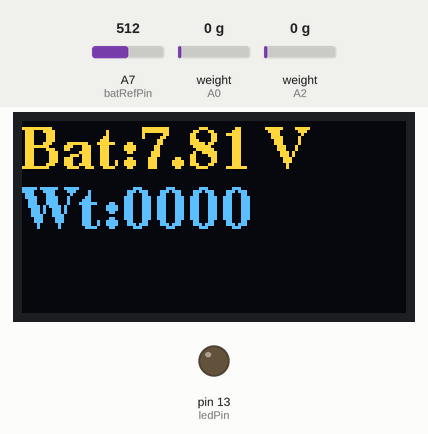
Bench run of a sketch on a simulated Arduino Nano, built with avr-gcc and run on an emulated ATmega328P. On the bench: 128×64 one-colour display, output pins drawn as LEDs (lit = HIGH). Inputs (shaded band) come from the test bench; at power-on: A7 (batRefPin) = 512, weight on the scale (sensors on A0, A2) 0 g. The OLED is the two-colour kind (top 16 rows yellow).

Above: at 16.9 s.
17.0 s: A7 (batRefPin) set to 649
At 17.8 s:
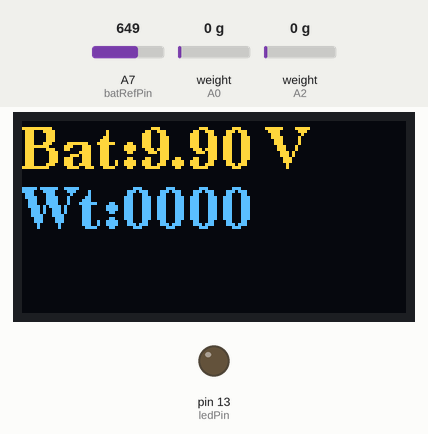
20.0 s: A7 (batRefPin) set to 673
At 22.3 s:
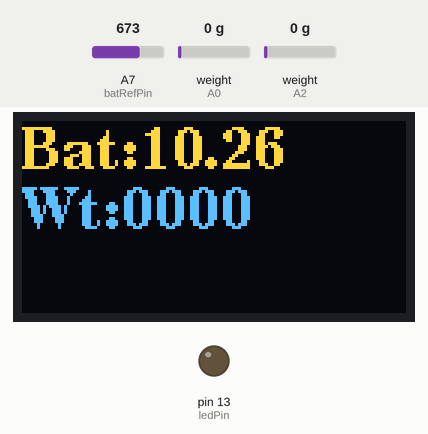
23.0 s: weight on the scale (sensor on A0) set to 100 g
At 24.8 s:
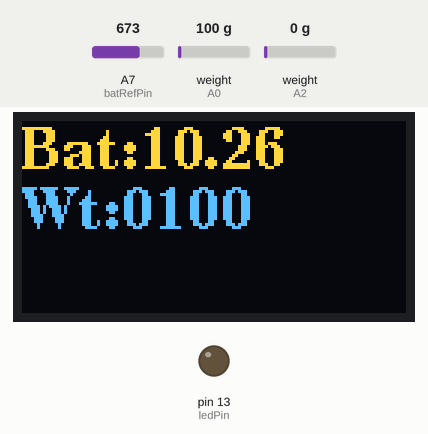
25.1 s: weight on the scale (sensor on A2) set to 100 g
At 27.0 s:
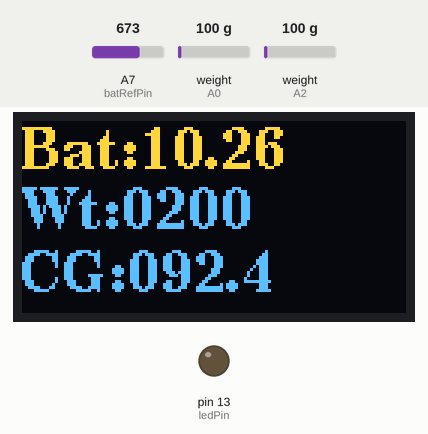
Timing chart, 0 to 28.8 s (numbered marks = the images above; inputs shaded):
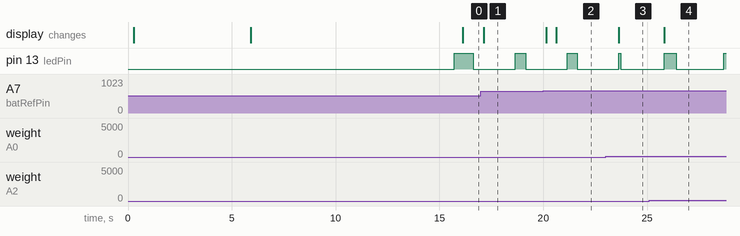

Measured:
- the behaviour switches between 655 and 656 on A7 (batRefPin) (found by bisection; images 1 and 2)
- after the input at 17.0 s, the display: changes after 0.13 s (image 1)
- after the input at 20.0 s, the display: first changes after 0.14 s (image 2 shows a later state)
- after the input at 23.0 s, the display: changes after 0.63 s (image 3)
- after the input at 25.1 s, the display: changes after 0.72 s (image 4)

The sketch:

CG_scale_i2C_Oled_V2_u8g2.ino
```cpp
/*************************************************************************************************
 *  CG scale for F3F & F3B models
 *  Original concept by Olav Kallhovd 2016-2017.
 *  Breakout with a unique Arduino pro and OLED sreen by Alain Désandré,junuary 2018.
 *  CG Scale main components:
 *    1 pc load sensor front YZC-133 2kg
 *    1 pc load sensor rear YZC-133 3kg
 *    2 pc HX711 ADC, one for each load sensor (128bit resolution)
 *    1 pc Arduino Pro for the scale and the display
 *    1 pc Oled 0.96" ssd1306 or 16*2 HD44780 LCD (see CG_scale_1602_I2C), both using I2C
 *    3D printed parts
 *    Max model weight with sensors above: 4 to 4,5kg depending on CG location
 *
 *  Libraries used
 *    - HX711_ADC from Olav Kallhovd Github
 *    - u8g2
 *
 *  alain.desandre@wanadoo.fr
 *      - V1.0 - 14/01/2018 - Initial version
 *      - V2.0 - 21/08/2026 - Replacing the Adafruit libraries for managing the SSD1306 with the lighter u8g2 library.
 */

/*--- Used to send debug on the serial monitor              ---*/
//#define CG_SCALE_DEBUG

/*--- Delay for the Welcome Display                         ---*/
#define CG_SCALE_DELAY_WELCOME 3000

/*--- Delay for stabilize                                   ---*/
#define CG_SCALE_DELAY_STABILIZE 5000

/*---- Various                                               ---*/
#define TRUE 1
#define FALSE 0

/*--- Includes declaration                                  ---*/
// Librairie Arduino de base
#include <Arduino.h>

//https://github.com/olkal/HX711_ADC can be installed from the library manager
//Number of samples and some filtering settings can be adjusted in the HX711_ADC.h library file
//The best RATE setting is usually 10SPS, see HX711 data sheet (HX711 pin 15, can usually be set by a solder jumper on the HX711 module)
//RATE 80SPS will also work fine, but conversions will be more noisy, so consider increasing number of samples in HX711_ADC.h
#include <HX711_ADC.h>

// Adafruit_SSD1306 library. This library works with the Adafruit_GFX librarie.
// This library can be installed from the library manager
//#include <Adafruit_GFX.h>
//#include <Adafruit_SSD1306.h>
#include <U8g2lib.h>

// I2C Library.This library is installed by default by the arduino developpement environnement.
#include <Wire.h>

/*--- Global variable declaration                             ---*/
//HX711 constructor (dout pin, sck pint):
HX711_ADC LoadCell_1(A2, A3); //HX711 pins front sensor (DOUT, PD_SCK)
HX711_ADC LoadCell_2(A0, A1); //HX711 pins rear sensor (DOUT, PD_SCK)

/*--- Change this hex table if you want your logo on the splash display ---*/
const unsigned char LogoAneg [] PROGMEM = {
  0x00,0x00,0x00,0x00,0x00,0x00,0x00,0x00,0x00,0x00,0x00,0x00,0x00,0x00,0x00,0x00,
  0x00,0x00,0x00,0x00,0x00,0x00,0x00,0x00,0x00,0x00,0x00,0x00,0x00,0x00,0x00,0x00,
  0x00,0x00,0x00,0x00,0x00,0x00,0x00,0x00,0x00,0x00,0x00,0x00,0x00,0x00,0x00,0x00,
  0x00,0x00,0x00,0x00,0x00,0x00,0x00,0x00,0x00,0x00,0x00,0x00,0x00,0x00,0x00,0x00,
  0x00,0x00,0x00,0x00,0x00,0x00,0x00,0xF0,0x00,0x00,0x00,0x00,0x00,0x00,0x00,0x00,
  0x00,0x00,0x00,0x00,0x00,0x00,0x00,0x78,0x00,0x00,0x00,0x00,0x00,0x00,0x00,0x00,
  0x00,0x00,0x00,0x00,0x00,0x00,0x00,0x38,0x00,0x00,0x00,0x00,0x00,0x00,0x00,0x00,
  0x00,0x00,0x00,0x00,0x00,0x00,0x00,0x3C,0x00,0x00,0x00,0x00,0x00,0x00,0x00,0x00,
  0x00,0x00,0x00,0x00,0x00,0x00,0x00,0x1C,0x00,0x00,0x00,0x00,0x00,0x00,0x00,0x00,
  0x00,0x00,0x00,0x00,0x00,0x00,0x00,0x1E,0x00,0x00,0x00,0x00,0x00,0x00,0x00,0x00,
  0x00,0x00,0x00,0x00,0x00,0x00,0x00,0x0F,0x1F,0x00,0x00,0x00,0x00,0x00,0x00,0x00,
  0x00,0x00,0x00,0x00,0x00,0x00,0x00,0xC7,0x0F,0x0C,0x00,0x00,0x00,0x00,0x00,0x00,
  0x00,0x00,0x00,0x00,0x00,0x00,0x80,0xE3,0x01,0x1F,0x03,0x00,0x00,0x00,0x00,0x00,
  0x00,0x00,0x00,0x00,0x00,0x00,0x80,0xF3,0xC0,0x87,0x1F,0x00,0x00,0x00,0x00,0x00,
  0x00,0x00,0x00,0x00,0x00,0x00,0xCC,0x39,0xE0,0xC1,0x3F,0x00,0x00,0x00,0x00,0x00,
  0x00,0x00,0x00,0x00,0x00,0x00,0xE6,0x1D,0xF8,0xE2,0x1F,0x00,0x00,0x00,0x00,0x00,
  0x00,0x00,0x00,0x00,0x00,0x80,0xE3,0x0D,0x7C,0xF0,0x07,0x01,0x00,0x00,0x00,0x00,
  0x00,0x00,0x00,0x00,0x00,0xE0,0xF1,0x01,0x3F,0xF8,0x8F,0x07,0x00,0x00,0x00,0x00,
  0x00,0x00,0x00,0x00,0x00,0xF0,0x71,0x80,0x1F,0xFC,0xC2,0x0F,0x00,0x00,0x00,0x00,
  0x00,0x00,0x00,0x00,0xF8,0xF9,0x78,0xE0,0x07,0xFE,0xE1,0x3D,0xFF,0xFF,0x7F,0x00,
  0x00,0x00,0x00,0x00,0xF8,0xFD,0x7C,0xF0,0x27,0xDF,0x70,0x3F,0xFF,0xFF,0x7F,0x00,
  0x00,0x00,0x00,0x00,0x18,0x7C,0x3C,0xFC,0x82,0x7F,0xF8,0x7F,0x00,0x00,0x60,0x00,
  0x00,0x00,0x00,0x00,0x18,0x18,0x1E,0xBE,0xC1,0x3B,0xFC,0x3F,0x00,0x00,0x60,0x00,
  0x00,0x00,0x00,0x00,0x18,0x30,0x8F,0xFF,0xC0,0x1F,0xFE,0x17,0x00,0x00,0x20,0x00,
  0x00,0x00,0x00,0x00,0x18,0x00,0xCF,0x2F,0xF0,0x0E,0xBF,0x0D,0x00,0x00,0x60,0x00,
  0x00,0xE0,0x01,0x00,0x18,0x80,0x47,0x01,0xF0,0x87,0xFF,0x87,0x00,0x00,0x60,0x00,
  0x00,0xF0,0x00,0x00,0x18,0xC0,0x03,0x00,0xE0,0xC3,0xFF,0x41,0x00,0x00,0x60,0x00,
  0x00,0x78,0x00,0x00,0x18,0xE0,0xFF,0xFF,0xC7,0xE1,0x6F,0x60,0x00,0x00,0x60,0x0C,
  0x00,0x3C,0x00,0x00,0x98,0xFF,0xFD,0xFF,0xCF,0xF8,0x1F,0x38,0x00,0x00,0x20,0x0C,
  0x00,0x1E,0x00,0x00,0xBE,0xFF,0xEF,0xFF,0x07,0xFC,0x02,0x3C,0x00,0x00,0x60,0x0C,
  0x00,0xFF,0x01,0xFF,0xEF,0xDD,0xFF,0xFF,0x01,0x00,0x00,0x1F,0x00,0x00,0x60,0x0C,
  0xC0,0xBF,0xFF,0xFF,0xFF,0xFF,0x7E,0x3B,0x00,0x00,0xE0,0x0F,0x00,0x00,0x60,0x0C,
  0xE0,0xF1,0xFF,0xFF,0xFD,0x7F,0x00,0x00,0x40,0xAA,0xFE,0x0F,0x00,0x00,0x60,0x04,
  0x70,0xE0,0xED,0x06,0x18,0x3A,0x00,0x80,0x20,0xFC,0xFF,0x03,0x00,0x00,0x20,0x0C,
  0x38,0x80,0x0F,0x00,0x18,0x1F,0x80,0x08,0x11,0xF1,0x7F,0x01,0x00,0x00,0x60,0x0C,
  0x0C,0x00,0x00,0x00,0x98,0x0E,0x00,0x11,0x92,0x40,0x17,0x00,0x00,0x00,0x60,0x0C,
  0x00,0x00,0x00,0x00,0xD8,0x07,0x00,0x22,0x4A,0x00,0x00,0x00,0x00,0x00,0x60,0x0C,
  0x00,0x00,0x00,0x00,0xC8,0x03,0x00,0x44,0x24,0x00,0x00,0x00,0x00,0x00,0x60,0x0C,
  0x00,0x00,0x00,0x00,0xF0,0x01,0x00,0x88,0x14,0x00,0x00,0x00,0x00,0x00,0x20,0x04,
  0x00,0x00,0x00,0x00,0xF0,0x00,0x00,0x10,0x00,0x00,0x00,0x00,0x00,0x00,0x60,0x0C,
  0x00,0x00,0x00,0x00,0x78,0x00,0x00,0x00,0x00,0x00,0x00,0x00,0x00,0x00,0x60,0x0C,
  0x00,0x00,0x00,0x00,0x3C,0x00,0x00,0xE0,0x3F,0xF8,0x3F,0xF8,0x0F,0xFF,0x6F,0x0C,
  0x00,0x00,0x00,0x00,0x1E,0x00,0x00,0xF0,0xFF,0xFC,0x7F,0xFC,0x9F,0xFE,0x6F,0x0C,
  0x00,0x00,0x00,0x00,0x0F,0x00,0x00,0xA0,0xFA,0xF9,0x7E,0xBE,0x9F,0xCF,0x65,0x0C,
  0x00,0x00,0x00,0x80,0x07,0x00,0x00,0x80,0xFC,0xB8,0x7E,0x6E,0x5E,0xCF,0x67,0x04,
  0x00,0x00,0x00,0xC0,0x1B,0x00,0x00,0xE0,0xFF,0xFC,0xF8,0xFE,0x9F,0xFF,0x67,0x0C,
  0x00,0x00,0x00,0xE0,0x19,0x00,0x00,0xF0,0xDB,0xF8,0x5C,0xBE,0x14,0x7E,0x61,0x0C,
  0x00,0x00,0x00,0xF0,0x18,0x00,0x00,0xF0,0xF9,0x79,0xF8,0x7C,0x15,0x4F,0x61,0x0C,
  0x00,0x00,0x00,0x78,0x18,0x00,0x00,0x70,0xFF,0xFD,0x7C,0xEE,0x9F,0xFF,0x67,0x0C,
  0x00,0x00,0x00,0x5C,0x08,0x00,0x00,0xC0,0xEF,0xB8,0xF8,0x78,0x35,0xFE,0x6F,0x04,
  0x00,0x00,0x00,0x3E,0x18,0x00,0x00,0x00,0x01,0x01,0x00,0xC0,0xBF,0xA7,0x67,0x0C,
  0x00,0x00,0x00,0x07,0x18,0x00,0x00,0x00,0x00,0x00,0x00,0xF8,0x8F,0xAF,0x6F,0x0C,
  0x00,0x00,0x80,0x07,0x18,0x00,0x00,0x00,0x00,0x00,0xCE,0xFF,0x85,0xFF,0x63,0x0C,
  0x00,0x00,0xC0,0x01,0x18,0x00,0x00,0x00,0x00,0x78,0xCE,0x01,0x00,0xFA,0x62,0x04,
  0x00,0x00,0x80,0x03,0x18,0x00,0x00,0x00,0xFE,0x7F,0x00,0x00,0x00,0x00,0x60,0x0C,
  0x00,0x00,0x00,0x00,0xF8,0xFF,0xFF,0x9F,0xFF,0xFF,0xFF,0xFF,0xFF,0xFF,0x7F,0x0C,
  0x00,0x00,0x00,0x00,0x68,0xB7,0xED,0x9E,0xFF,0xF0,0xFF,0xFF,0xFF,0xFF,0x7F,0x0C,
  0x00,0x00,0x00,0x00,0x00,0x00,0x00,0x00,0x1E,0x00,0x00,0x00,0x00,0x00,0x00,0x0C,
  0x00,0x00,0x00,0x00,0x00,0x00,0x00,0x00,0x00,0x00,0x00,0x00,0x00,0x00,0x00,0x04,
  0x00,0x00,0x00,0x00,0x00,0x00,0xFE,0xFF,0xFF,0xFF,0xFF,0xFF,0xFF,0xFF,0xFF,0x0F,
  0x00,0x00,0x00,0x00,0x00,0x00,0xFE,0xFF,0xEF,0xFF,0xFF,0xDF,0xFD,0xFF,0xFF,0x0D,
  0x00,0x00,0x00,0x00,0x00,0x00,0x00,0x00,0x00,0x00,0x00,0x00,0x00,0x00,0x00,0x00,
  0x00,0x00,0x00,0x00,0x00,0x00,0x00,0x00,0x00,0x00,0x00,0x00,0x00,0x00,0x00,0x00,
  0x00,0x00,0x00,0x00,0x00,0x00,0x00,0x00,0x00,0x00,0x00,0x00,0x00,0x00,0x00,0x00
};

// u8g2 Init.
U8G2_SSD1306_128X64_NONAME_1_HW_I2C u8g2(U8G2_R0, /* reset=*/ U8X8_PIN_NONE);

byte ledPin = LED_BUILTIN;    // onboard led. Flash indicates that CG_SCALE is running.
boolean ledState;
byte batRefPin = A7;          // A4 in the original concept, but A4, A5 used on I2C, so we move to A7
char toWeightLCD[8];          // Three buffer used to manage the display
char toCgLCD[9];
char toBatLCD[11];
boolean output = 1;           //change to 1 for OLED, output = 0 for Serial terminal (for calibrating), output = 1 for OLED !!!
long t1;
long t2;
boolean bBatWarning = FALSE;

const int printInterval = 500; // LCD/Serial refresh interval

//*** configuration:
//*** set dimensional calibration values:
const long WingPegDist = 1200; //calibration value in 1/10mm, projected distance between wing support points, measure with calliper (old : 1198)
const long LEstopperDist = 324; //calibration value 1/10mm, projected distance from front wing support point to leading edge (stopper pin), measure with calliper (old : 300)
//*** set scale calibration values (best to have the battery connected when doing calibration):
const float ldcell_1_calfactor = 419.0; // user set calibration factor load cell front (float) old : 954
const float ldcell_2_calfactor = 419.0; // user set calibration factor load cell rear (float) old : 799
//***
const long stabilisingtime = 3000; // tare precision can be improved by adding a few seconds of stabilising time
//***
const long CGoffset = ((WingPegDist / 2) + LEstopperDist) * 10;

/********************************************************************
 * void setup(void)
 *
 * Setup
 ********************************************************************/
void setup() {

  /*--- open serial monitor for debug ---*/
  Serial.begin(9600);

  /*--- OLED or Serial output ---*/
  if(output) {

    /*--- ug82 Init. ---*/
    u8g2.begin();

    /*--- ANEG logo Display ---*/
    u8g2.firstPage();
    do {
      // x=0, y=0, largeur=128, hauteur=64, données=LogoAneg
      u8g2.drawXBMP(0, 0, 128, 64, LogoAneg);
    } while ( u8g2.nextPage() );

    /*--- wait for stabilize ---*/
     delay(CG_SCALE_DELAY_STABILIZE);

    /*--- Welcome page display ---*/
    u8g2.setFont(u8g2_font_ncenB08_tr);
    u8g2.firstPage();
    do {

      u8g2.drawStr(0, 10, "F3X COG SCALE - V2.0");
      u8g2.drawStr(0, 31, "ANEG Custom");
      u8g2.drawStr(0, 52, "Concept Olav Kallhovd");
    } while ( u8g2.nextPage() );

    delay(CG_SCALE_DELAY_WELCOME);
  }
  else
  { //if output to serial terminal
    Serial.println();
    Serial.println("Wait for stabilising and tare...");
  }

  /*--- HX711 init. and calibration factor setting ---*/
  LoadCell_1.begin();
  LoadCell_2.begin();
  byte loadcell_1_rdy = 0;
  byte loadcell_2_rdy = 0;
  while ((loadcell_1_rdy + loadcell_2_rdy) < 2) { //run startup, stabilisation and tare, both modules simultaneously
    if (!loadcell_1_rdy) loadcell_1_rdy = LoadCell_1.startMultiple(stabilisingtime);
    if (!loadcell_2_rdy) loadcell_2_rdy = LoadCell_2.startMultiple(stabilisingtime);
  }
  LoadCell_1.setCalFactor(ldcell_1_calfactor); // set calibration factor
  LoadCell_2.setCalFactor(ldcell_2_calfactor); // set calibration factor

  /*--- Led intialization                          ---*/
  pinMode(ledPin, OUTPUT); //led
  digitalWrite(ledPin, HIGH);

} /* End Setup() */

/******************************************************
 * int readBattVoltage(void)
 *
 * input : void
 * outpout : int battvalue - battery voltage value
 *
 ******************************************************/
int readBattVoltage(boolean *bWarn) { // read battery voltage

  long battvalue = 0;

  /*--- Double read to increase the stability ---*/
  battvalue += analogRead(batRefPin);
  battvalue += analogRead(batRefPin);

  /*--- Simple cross product and bride resistor divider value * 2 because we have done two analog read ---*/
  battvalue *= 4883L; // analog reading * (5.00V*1000000)/1024 (adjust value if VCC is not 5.0V)
  battvalue /= 640L; // this number comes from the resistor divider value ((R2/(R1+R2))*1000)/noof analogreadings (adjust value if required)

  /*--- Warning if battvalue < 5,5 V. Old Value 7,5 V ----*/
  if (battvalue < 5500) {
    *bWarn = TRUE;
  }

  return battvalue;
} /* end readBattVoltage() */

/*******************************************************
 * void flashLed(void)
 *
 * flash the LEDBUILTIN
 *
 *******************************************************/
void flashLED() {
  if (t2 < millis()) {
    if (ledState) {
      t2 = millis() + 2000;
      ledState = 0;
    }
    else {
      t2 = millis() + 100;
      ledState = 1;
    }
    digitalWrite(ledPin, ledState);
  }
} /* end flashLED */

/********************************************************
 * void loop(void)
 *
 * Main loop
 *
 * ******************************************************/
void loop() {

  //library function update() should be called at least as often as HX711 sample rate; >10Hz@10SPS, >80Hz@80SPS
  //longer delay in scetch will reduce effective sample rate (be careful with delay() in loop)
  LoadCell_1.update();
  LoadCell_2.update();

  // calculate CG and update serial/LCD
  if (t1 < millis()) {

    t1 = millis() + printInterval;

    float a = LoadCell_1.getData();
    float b = LoadCell_2.getData();

    long weightAvr[2];
    float CGratio;
    long CG;
    weightAvr[0] = a * 100;
    weightAvr[1] = b * 100;

    long weightTot = weightAvr[0] + weightAvr[1];

    if (weightAvr[0] > 500 && weightAvr[1] > 500) {
      long a = weightAvr[1] / 10;
      long b = weightAvr[0] / 10;
      CGratio = (((a * 10000) / (a + b)));
      CG = ((((WingPegDist) * CGratio) / 1000) - ((WingPegDist * 10) / 2) + CGoffset);
    }
    else {
      CG = 0;
    }

    // if output = 0: print result to serial terminal:
    if (!output) {
      for (byte a = 0; a < 2; a++) {
        Serial.print(F("weight_LdCell_"));
        Serial.print(a + 1);
        Serial.print(F(": "));
        long i = weightAvr[a];
        if (i < 0) {
          Serial.print('-');
          i = ~weightAvr[a];
        }
        Serial.print(i / 100);
        Serial.print('.');
        if ((i % 100) < 10) {
          Serial.print(F("0"));
        }
        Serial.print(i % 100);
        Serial.print(F("      "));
      }
      Serial.print(F("CG:"));
      Serial.print(CG / 100);
      Serial.print('.');
      Serial.println(CG % 100);
    }
    else { //if output = 1: print to OLED

      if (weightTot < 0 && weightTot >= - 100) {
        weightTot = 0;
      }

      if (weightTot < -100) {
        toWeightLCD[0] = 'W';
        toWeightLCD[1] = 't';
        toWeightLCD[2] = ':';
        toWeightLCD[3] = 'E';
        toWeightLCD[4] = 'r';
        toWeightLCD[5] = 'r';
        toWeightLCD[6] = '.';
        toWeightLCD[7] ='\0';
      }
      else {
        toWeightLCD[0] = 'W';
        toWeightLCD[1] = 't';
        toWeightLCD[2] = ':';
        toWeightLCD[3] = (char)((weightTot / 100000)+48);
        toWeightLCD[4] = (char)(((weightTot % 100000) / 10000) + 48);
        toWeightLCD[5] = (char)(((weightTot % 10000) / 1000) + 48);
        toWeightLCD[6] = (char)(((weightTot % 1000) / 100)+48);
        toWeightLCD[7] ='\0';
       }
      if (CG != 0) {
        toCgLCD[0] = 'C';
        toCgLCD[1] = 'G';
        toCgLCD[2] = ':';
        toCgLCD[3] = (char)((CG / 10000)+48);
        toCgLCD[4] = (char)(((CG % 10000) / 1000)+48);
        toCgLCD[5] = (char)(((CG % 1000) / 100)+48);
        toCgLCD[6] = '.';
        toCgLCD[7] = (char)(((CG % 100) / 10)+48);
        toCgLCD[8] = '\0';
      }
      else {
        toCgLCD[0] = '\0';
      }

    /*--- Battery, Weight and Cg OLED display                ---*/
    u8g2.setFont(u8g2_font_ncenB14_tr);
    u8g2.firstPage();
    do {
      int batval = readBattVoltage(&bBatWarning);
      snprintf(toBatLCD,11,"Bat:%d.%d%d V",(batval / 1000),((batval % 1000) / 100),((batval % 100) / 10));
      if(bBatWarning)
        ledState ? u8g2.sendF("c", 0xA7) : u8g2.sendF("c", 0xA6);
      else
        u8g2.sendF("c", 0xA6);
      u8g2.drawStr(0, 16, toBatLCD);
      u8g2.drawStr(0, 36, toWeightLCD);
      u8g2.drawStr(0, 57, toCgLCD);
    } while ( u8g2.nextPage() );

    #ifdef CG_SCALE_DEBUG
      /*--- DEBUG !!!                               ---*/
      Serial.print(F("LCD Weight = "));
      Serial.print(toWeightLCD);
      Serial.print(F(" LCD CG = "));
      Serial.print(toCgLCD);
      Serial.print(F(" LCD Batt = "));
      Serial.println(toBatLCD);
    #endif

    } /* end if output to OLED */

  } /* End if OLED/Serial interval */

  /*--- CG_SCALE stay alive !!!                     ---*/
  flashLED();

} /* end loop() */
```
